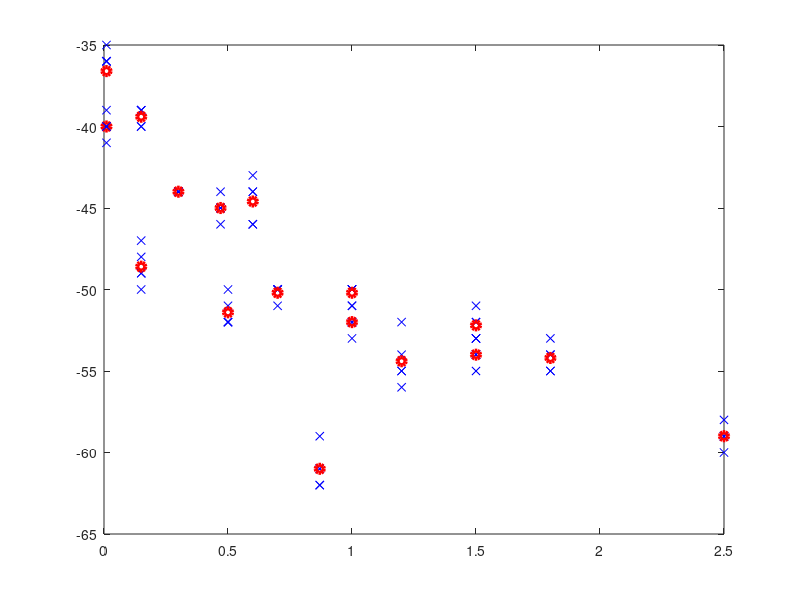

This figure's MATLAB source:


distance = [1 15 47 87 60 100 120 150 180 250 1 15 30 50 70 100 150];
distance = distance/100;
n = length(distance);
rssi = [-40 -39 -40 -40 -41;
    -47 -49 -48 -49 -50;
    -46 -45 -45 -45 -44;
    -62 -61 -61 -59 -62;
    -46 -44 -44 -46 -43;
    -50 -50 -50 -50 -51;
    -56 -55 -55 -52 -54
    -52 -53 -53 -51 -52
    -53 -54 -54 -55 -55
    -58 -59 -59 -60 -59
    -36 -36 -35 -36 -40
    -40 -40 -39 -39 -39
    -44 -44 -44 -44 -44
    -50 -52 -52 -52 -51
    -51 -50 -50 -50 -50
    -52 -52 -53 -51 -52
    -55 -54 -54 -54 -53];

rssi_mean = zeros(1, n);

for i = 1:n
    rssi_mean(i) = mean(rssi(i,:));

end
for i = 1:n
    for j = 1:5
        plot(distance(i), rssi(i,j), 'bx'), hold on
    end
    plot(distance(i), rssi_mean(i), 'ro', 'linewidth', 3)
end


% plot(distance(1), rssi(1,2), 'o')
